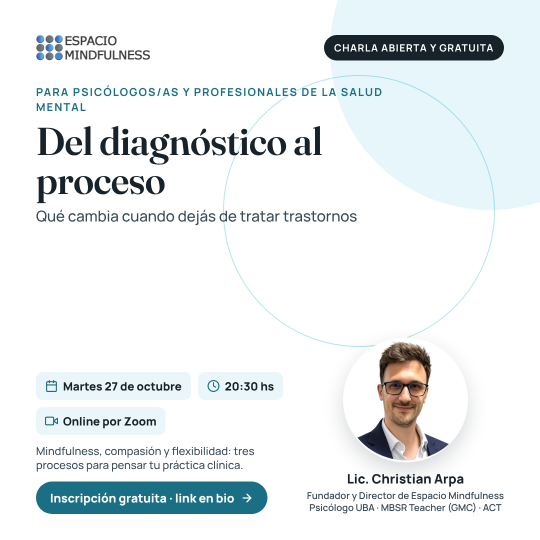
#> input picture contenido/originales/charla_27oct.png, 1080 x 1080 px, given in place of isotipo.png, which was not available (shown at 1/2 size)
$ python gen_correccion_cupo.py
#> lines starting #> are read from the running program, lines starting #| are printed output that depends on the picture; pictures that were not available may be replaced by others from this repository, and a replacement may not be noted
### disenio/marca.py
#!/usr/bin/env python3
"""Sistema de diseno de Espacio Mindfulness para las placas de Instagram.

Paleta muestreada del logo real (grilla 3x3 de esferas azul/gris sobre
fondo turquesa). Todo se dibuja a 1080x1350 (4:5), sin escalados intermedios.
"""
from pathlib import Path
from PIL import Image, ImageDraw, ImageFont, ImageFilter

W, H = 1080, 1350
MARGEN = 96

TURQUESA = (23, 144, 155)       # #17909B
TURQ_OSCURO = (16, 108, 118)    # sombra del turquesa, para degrades
TURQ_CLARO = (91, 191, 193)     # #5BBFC1
TURQ_PALIDO = (176, 226, 227)
AZUL = (14, 136, 196)           # #0E88C4  esferas azules -> accion
GRIS = (90, 103, 112)           # #5A6770  esferas grises -> cuerpo
GRIS_CLARO = (154, 166, 177)
GRIS_TITULO = (42, 52, 60)
CREMA = (245, 239, 230)         # #F5EFE6
CREMA_SUAVE = (222, 214, 201)
LINEA_CLARA = (223, 214, 202)
BLANCO = (255, 255, 255)
DORADO = (214, 168, 76)         # solo para las estrellas de las resenias

F = "C:/Windows/Fonts/"
SERIF_B, SERIF_I, SERIF, SANS, SANS_B = (
    "georgiab.ttf", "georgiai.ttf", "georgia.ttf", "calibri.ttf", "calibrib.ttf")

RAIZ = Path(r"C:/Users/chris/OneDrive/Desktop/IG ESP MIND IA/Instagram")
DESTINO = RAIZ / "contenido" / "originales"
FOTOS = Path(r"C:/Users/chris/OneDrive/Desktop/TRABAJO/MINDFULNESS/FOTOS/para publi")
ISOTIPO = Image.open(RAIZ / "contenido" / "marca" / "isotipo.png").convert("RGBA")


def fuente(nombre, tam):
    return ImageFont.truetype(F + nombre, tam)


# --- texto ----------------------------------------------------------------

def ancho(d, texto, fnt):
    return d.textbbox((0, 0), texto, font=fnt)[2]


def envolver(d, texto, fnt, max_ancho):
    palabras, lineas, actual = texto.split(), [], ""
    for p in palabras:
        prueba = f"{actual} {p}".strip()
        if ancho(d, prueba, fnt) <= max_ancho:
            actual = prueba
        else:
            if actual:
                lineas.append(actual)
            actual = p
    if actual:
        lineas.append(actual)
    return lineas


def alto_parrafo(d, texto, fnt, max_ancho, interlinea=1.42):
    return int(len(envolver(d, texto, fnt, max_ancho)) * fnt.size * interlinea)


def parrafo(d, texto, fnt, x, y, max_ancho, color, interlinea=1.42, centrado=False):
    lineas = envolver(d, texto, fnt, max_ancho)
    salto = int(fnt.size * interlinea)
    for i, linea in enumerate(lineas):
        px = x + (max_ancho - ancho(d, linea, fnt)) // 2 if centrado else x
        d.text((px, y + i * salto), linea, font=fnt, fill=color)
    return y + len(lineas) * salto


def espaciado(d, texto, fnt, x, y, color, sep=6, centrado_en=None):
    """Letter-spacing manual: Pillow no lo trae."""
    total = sum(ancho(d, c, fnt) + sep for c in texto) - sep
    px = x if centrado_en is None else (centrado_en - total) // 2
    for c in texto:
        d.text((px, y), c, font=fnt, fill=color)
        px += ancho(d, c, fnt) + sep
    return total


# --- elementos graficos ---------------------------------------------------

def circulos(img, color, especificaciones):
    capa = Image.new("RGBA", img.size, (0, 0, 0, 0))
    dc = ImageDraw.Draw(capa)
    for cx, cy, r, alfa in especificaciones:
        dc.ellipse([cx - r, cy - r, cx + r, cy + r], fill=color + (alfa,))
    img.alpha_composite(capa)


def poner_isotipo(img, centro_x, y, alto_px):
    iso = ISOTIPO.copy()
    iso = iso.resize((int(iso.width * alto_px / iso.height), alto_px), Image.LANCZOS)
    img.alpha_composite(iso, (centro_x - iso.width // 2, y))


def flecha(d, x, y, color, escala=1.0):
    s = 18 * escala
    d.polygon([(x, y - s / 2), (x + s * 0.85, y), (x, y + s / 2)], fill=color)


# [50 lines left out: functions estrellas, foto, velo, caja_translucida, not called in this run]


def ancho_estrellas(cantidad=5, tam=30, sep=10):
    return cantidad * (tam + sep) - sep


def pie(d, color=GRIS_CLARO):
    espaciado(d, "@espaciomindfulness", fuente(SANS, 30), 0, H - 78, color, sep=3, centrado_en=W)


def lienzo(fondo):
    return Image.new("RGBA", (W, H), fondo)


def guardar(placas, nombre_preview, cols=4):
    """Guarda los PNG en originales/ y arma una hoja de contacto para revisar."""
    DESTINO.mkdir(parents=True, exist_ok=True)
    for nombre, img in placas:
        img.save(DESTINO / nombre)
        print("  +", nombre, img.size)
    tw, th = 300, 375
    filas = (len(placas) + cols - 1) // cols
    hoja = Image.new("RGB", (cols * tw, filas * th), "white")
    for i, (_, img) in enumerate(placas):
        mini = img.copy()
        mini.thumbnail((tw - 8, th - 8))
        hoja.paste(mini, ((i % cols) * tw + 4, (i // cols) * th + 4))
    # Siempre al lado del generador: si se guarda relativo al cwd, la preview
    # cae en la raiz del repo cuando el script se corre desde afuera y uno
    # termina mirando la version vieja sin darse cuenta.
    salida = Path(__file__).resolve().parent / nombre_preview
    hoja.save(salida, quality=90)
    print("preview:", salida)

### disenio/piezas.py
#!/usr/bin/env python3
"""Piezas reutilizables de las placas de @espaciomindfulness.

Vive dentro del repo a proposito: la version anterior estaba en una carpeta
temporal y se perdio entera. Todo lo necesario para regenerar placas tiene
que estar aca.

Reglas de la marca que estan metidas en estas funciones:
  - Formato 1080x1350 (4:5), sin escalados intermedios.
  - Los fondos alternan turquesa y crema post a post: la grilla del perfil
    solo muestra la primera placa de cada publicacion, y si todas son del
    mismo color el perfil se ve plano.
  - El azul del logo se reserva para los botones. Si se usa en todos lados
    pierde fuerza.
  - Nunca precios: los montos van por WhatsApp (regla del cliente).
"""
from PIL import ImageDraw, ImageFilter
from marca import *


def cubierta(titulo, subtitulo, bajada, foto_nombre=None, foco_y=0.45, claro=False):
    """Portada de carrusel. claro=True la hace crema en vez de turquesa.

    Con foto el modo claro se ignora: la foto va con un velo oscuro encima,
    asi que el texto tiene que ser claro si o si. Dejarlo en oscuro lo volvia
    ilegible.
    """
    if foto_nombre:
        claro = False
    fondo = CREMA if claro else TURQUESA
    c_tit = GRIS_TITULO if claro else CREMA
    c_sub = TURQUESA if claro else TURQ_PALIDO
    c_linea = LINEA_CLARA if claro else CREMA_SUAVE
    c_bajada = GRIS if claro else CREMA_SUAVE
    c_acento = TURQUESA if claro else CREMA
    c_pie = GRIS_CLARO if claro else CREMA_SUAVE

    img = lienzo(fondo)
    if foto_nombre:
        img.paste(foto(foto_nombre, W, H, foco_y=foco_y)
                  .filter(ImageFilter.GaussianBlur(5)).convert("RGBA"), (0, 0))
        velo(img, (0, 0, W, H), TURQ_OSCURO, 228, 246)
    circulos(img, (23, 144, 155) if claro else (255, 255, 255),
             [(950, 180, 220, 13), (110, 1180, 260, 11)])
    poner_isotipo(img, W // 2, 132, 116)
    d = ImageDraw.Draw(img)

    util = W - 2 * MARGEN
    f_tit = fuente(SERIF_B, 92 if len(titulo) < 30 else 78)
    y = parrafo(d, titulo, f_tit, MARGEN, 360, util, c_tit, interlinea=1.18, centrado=True)
    y = parrafo(d, subtitulo, fuente(SERIF_I, 80), MARGEN, y + 12, util, c_sub,
                interlinea=1.18, centrado=True)
    d.line([(W // 2 - 90, y + 76), (W // 2 + 90, y + 76)], fill=c_linea, width=3)
    parrafo(d, bajada, fuente(SANS, 42), MARGEN + 40, y + 142, util - 80, c_bajada,
            interlinea=1.45, centrado=True)

    total = espaciado(d, "DESLIZÁ", fuente(SANS_B, 34), 0, H - 250, c_acento, sep=6,
                      centrado_en=W - 46)
    flecha(d, (W + total) // 2 - 6, H - 235, c_acento)
    pie(d, c_pie)
    return img.convert("RGB")


def punto(etiqueta, titulo, cuerpo, numero=None):
    """Placa interior de carrusel: numero grande o etiqueta, titulo y cuerpo."""
    img = lienzo(CREMA)
    circulos(img, (23, 144, 155), [(1000, 1230, 190, 13), (70, 140, 160, 10)])
    d = ImageDraw.Draw(img)

    if numero is not None:
        d.text((MARGEN - 12, 150), str(numero), font=fuente(SERIF_B, 260), fill=TURQUESA)
        arranque = 470
    else:
        espaciado(d, etiqueta, fuente(SANS_B, 32), MARGEN, 150, TURQUESA, sep=8)
        d.line([(MARGEN, 214), (MARGEN + 78, 214)], fill=AZUL, width=4)
        arranque = 290

    util = W - 2 * MARGEN - 16
    f_t, f_c = fuente(SERIF_B, 64), fuente(SANS, 45)
    alto = alto_parrafo(d, titulo, f_t, util, 1.24) + 58 + alto_parrafo(d, cuerpo, f_c, util, 1.48)
    y = arranque + max(0, (H - 210 - arranque - alto) // 2)
    y = parrafo(d, titulo, f_t, MARGEN, y, util, GRIS_TITULO, interlinea=1.24)
    parrafo(d, cuerpo, f_c, MARGEN, y + 58, util, GRIS, interlinea=1.48)
    pie(d)
    return img.convert("RGB")


def cierre_cta(titulo, cuerpo, boton, remate=None, claro=False):
    """Ultima placa del carrusel: la llamada a la accion."""
    fondo = CREMA if claro else TURQUESA
    c_tit = GRIS_TITULO if claro else CREMA
    c_linea = LINEA_CLARA if claro else TURQ_PALIDO
    c_cuerpo = GRIS if claro else CREMA_SUAVE
    c_pie = GRIS_CLARO if claro else CREMA_SUAVE

    img = lienzo(fondo)
    circulos(img, (23, 144, 155) if claro else (255, 255, 255),
             [(140, 230, 240, 11), (960, 1150, 230, 14)])
    poner_isotipo(img, W // 2, 130, 108)
    d = ImageDraw.Draw(img)

    util = W - 2 * MARGEN
    y = parrafo(d, titulo, fuente(SERIF_B, 74), MARGEN, 330, util, c_tit,
                interlinea=1.22, centrado=True)
    d.line([(W // 2 - 70, y + 54), (W // 2 + 70, y + 54)], fill=c_linea, width=3)
    y = parrafo(d, cuerpo, fuente(SANS, 44), MARGEN + 20, y + 124, util - 40, c_cuerpo,
                interlinea=1.50, centrado=True)

    caja_y = y + 100
    d.rounded_rectangle([MARGEN + 60, caja_y, W - MARGEN - 60, caja_y + 126], radius=18, fill=AZUL)
    espaciado(d, boton, fuente(SANS_B, 34 if len(boton) < 26 else 30), 0, caja_y + 44,
              (255, 255, 255), sep=4, centrado_en=W)
    if remate:
        espaciado(d, remate, fuente(SANS, 27), 0, caja_y + 176,
                  TURQUESA if claro else TURQ_PALIDO, sep=3, centrado_en=W)
    pie(d, c_pie)
    return img.convert("RGB")


# [26 lines left out: function frase, not called in this run]


def texto_suelto(etiqueta, titulo, cuerpo, remate=None, claro=True):
    """Placa de un solo golpe: etiqueta, titular grande y bajada."""
    fondo = CREMA if claro else TURQUESA
    c_tit = GRIS_TITULO if claro else CREMA
    c_etq = TURQUESA if claro else TURQ_PALIDO
    c_linea = LINEA_CLARA if claro else TURQ_PALIDO
    c_cuerpo = GRIS if claro else CREMA_SUAVE

    img = lienzo(fondo)
    circulos(img, (23, 144, 155) if claro else (255, 255, 255),
             [(980, 240, 240, 11), (90, 1180, 250, 12)])
    poner_isotipo(img, W // 2, 120, 100)
    d = ImageDraw.Draw(img)

    util = W - 2 * MARGEN - 16
    espaciado(d, etiqueta, fuente(SANS_B, 30), 0, 300, c_etq, sep=7, centrado_en=W)
    f_t = fuente(SERIF_B, 76 if len(titulo) < 44 else 64)
    y = parrafo(d, titulo, f_t, MARGEN, 372, util, c_tit, interlinea=1.22, centrado=True)
    d.line([(W // 2 - 70, y + 54), (W // 2 + 70, y + 54)], fill=c_linea, width=3)
    y = parrafo(d, cuerpo, fuente(SANS, 44), MARGEN + 10, y + 124, util - 20, c_cuerpo,
                interlinea=1.50, centrado=True)
    if remate:
        espaciado(d, remate, fuente(SANS_B, 28), 0, y + 70, c_etq, sep=5, centrado_en=W)
    pie(d, GRIS_CLARO if claro else CREMA_SUAVE)
    return img.convert("RGB")

### disenio/gen_correccion_cupo.py
#!/usr/bin/env python3
"""Correccion: la cohorte presencial del 16/10 se lleno antes de tiempo.

Cuatro publicaciones programadas vendian lugares que ya no existen. En vez de
borrarlas, se reconvierten: el cupo lleno se usa como prueba social y la
energia comercial se redirige a lo que SI tiene inscripcion abierta, que son
las dos formaciones profesionales de 2027.

  15/09  post26  anuncio de la cohorte  ->  cupo completo + que sigue
  29/09  post33  cierre de septiembre   ->  Instructorado 2027 (anuncio)
  13/10  post43  anuncio de la cohorte  ->  Instructorado 2027 (carrusel)
  15/10  post44  ultima llamada         ->  lista de espera + charla gratuita
  29/10  post51  Diplomado              ->  mismos datos, ahora correctos

Ademas se sacan las fotos de archivo de las portadas de post43 y post51: ya
hay bastantes placas con fotos de 2019 y conviene no estirar mas ese material.

Datos de las formaciones — FUENTE: las landings publicadas, chequeadas el
04/09/2026. El tablero del proyecto tenia varias desactualizadas.

  Instructorado 2027 — inicio sabado 10/04/2027. UN sabado al mes (segundos),
  de 10 a 14, de abril a diciembre. 9 modulos en 4 bloques. Hibrido: modulos
  1-5 en vivo por Zoom, 6-9 presenciales en Villa Urquiza. 300 hs certificadas.
  REQUISITO: haber completado el programa MBSR de 8 semanas.
  El certificado lo emite Espacio Mindfulness; el GMC acredita a Christian
  como MBSR Teacher, no al Instructorado. No confundir las dos cosas.

  Diplomado 2027 — inicio martes 13/04/2027. 9 encuentros de 4 h, un martes
  por mes de 10 a 14, 100% en vivo por Zoom, de abril a diciembre. Cierre
  presencial el sabado 18/12/2027 en Buenos Aires. 17 modulos en 5 bloques.
  Mindfulness clinico, ACT y Compasion bajo el marco de la Psicoterapia
  Basada en Procesos.
  Carga horaria: 250 hs, igual que la landing. Confirmado por Christian el
  04/09/2026. (El tablero interno dice 200: esa nota quedo vieja, no seguirla.)
"""
from piezas import *


# ── 15/09 · el cupo se lleno ──────────────────────────────────────────────
def p26_cupo_completo():
    return [
        ("post26_anuncio_1.png", cubierta(
            "Se llenó", "la presencial de octubre",
            "Gracias. Y esto es lo que sigue para quien quedó afuera.",
            claro=True)),
        ("post26_anuncio_2.png", punto(
            "QUÉ PASÓ", "La última cohorte del año completó sus lugares.",
            "Antes de lo previsto. No abrimos vacantes extra: el grupo "
            "reducido no es un detalle de folleto, es parte de cómo funciona "
            "el programa.")),
        ("post26_anuncio_3.png", punto(
            "SI TE QUEDASTE AFUERA", "Hay lista de espera.",
            "Si se libera un lugar avisamos por orden de anotación. Y si no, "
            "la próxima cohorte online arranca a principios del año que viene.")),
        ("post26_anuncio_4.png", punto(
            "MIENTRAS TANTO", "La charla gratuita sigue abierta.",
            "Cuarenta y cinco minutos: qué es el mindfulness, qué dice la "
            "evidencia y cómo funciona el MBSR por dentro. Sin costo y sin "
            "compromiso.")),
        ("post26_anuncio_5.png", cierre_cta(
            "Gracias por la confianza",
            "Escribinos y te ubicamos donde te sirva: lista de espera, "
            "cohorte online o la charla gratuita de este mes.",
            "ESCRIBINOS POR WHATSAPP", "PRÓXIMA ONLINE · PRINCIPIOS DE 2027",
            claro=True)),
    ]
#> in cubierta, `img = lienzo(fondo)`:
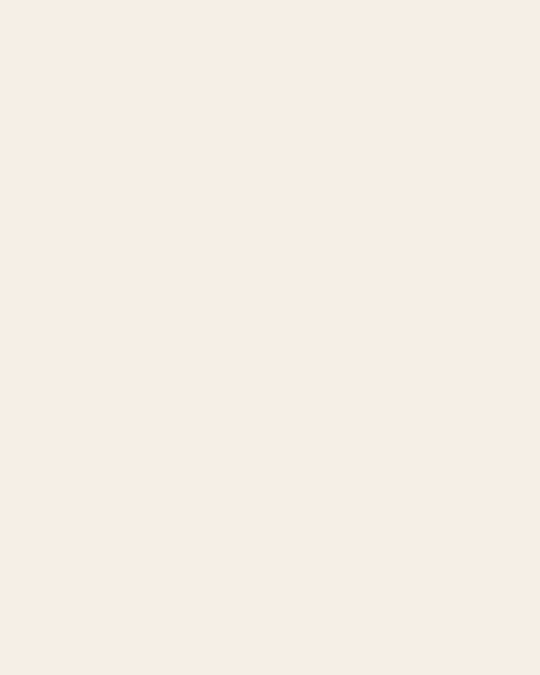
#> img: PIL image 1080x1350 RGBA (shown at 1/2 size); mean R, G, B, A 245, 239, 230, 255
#> in circulos, `img.alpha_composite(capa)`:
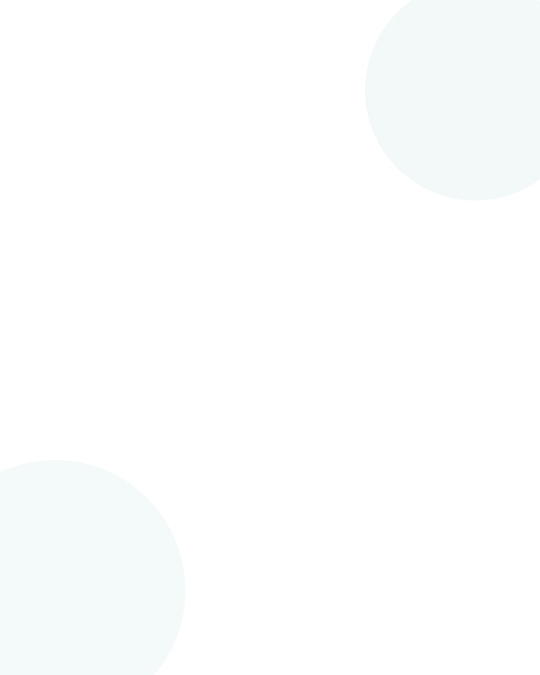
#> capa: PIL image 1080x1350 RGBA (shown at 1/2 size); mean R, G, B, A 4.2, 26.1, 28, 2.2; transparent parts drawn white
#> in poner_isotipo, `iso = iso.resize((int(iso.width * alto_px / iso.height), alto_px), Ima..`:
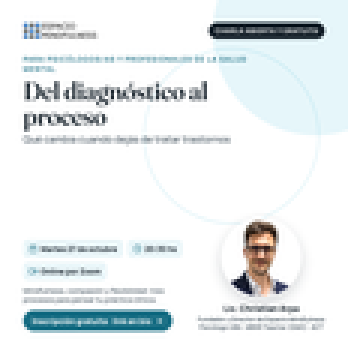
#> iso: PIL image 116x116 RGBA (shown 3 times larger); mean R, G, B, A 232.1, 236.9, 238.3, 255
#> in cubierta, `y = parrafo(d, titulo, f_tit, MARGEN, 360, util, c_tit, interlinea=1.1..`: y = 468
#> in cubierta, `y = parrafo(d, subtitulo, fuente(SERIF_I, 80), MARGEN, y + 12, util, c..`: y = 668
#> in cubierta, `total = espaciado(d, "DESLIZÁ", fuente(SANS_B, 34), 0, H - 250, c_acen..`: total = 180
#> in cubierta, `return img.convert("RGB")`:
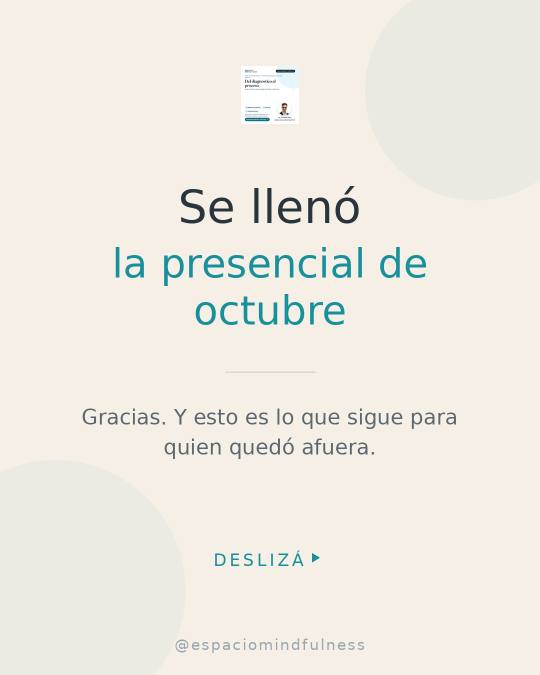
#> returned value: PIL image 1080x1350 RGB (shown at 1/2 size); mean R, G, B 238.4, 235.2, 227
#> in punto, `alto = alto_parrafo(d, titulo, f_t, util, 1.24) + 58 + alto_parrafo(d,..`: alto = 482
#> in punto, `y = arranque + max(0, (H - 210 - arranque - alto) // 2)`: y = 474
#> in punto, `y = parrafo(d, titulo, f_t, MARGEN, y, util, GRIS_TITULO, interlinea=1..`: y = 632
#> in punto, `return img.convert("RGB")`:
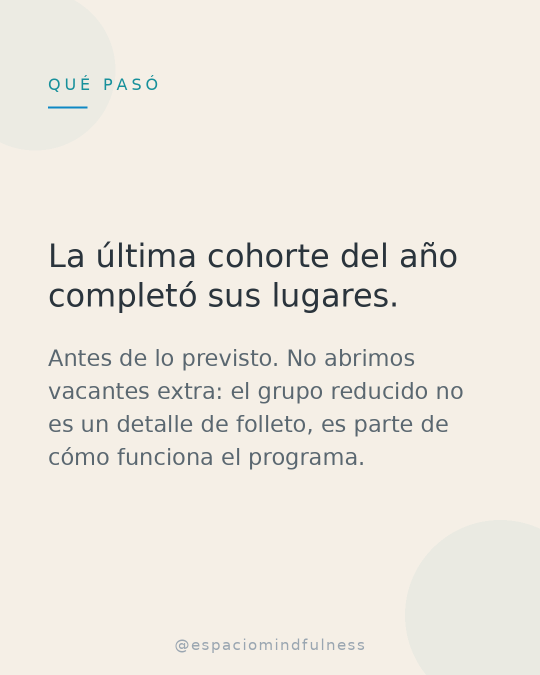
#> returned value: PIL image 1080x1350 RGB (shown at 1/2 size); mean R, G, B 238.4, 233.6, 225.3
#> (the rest of the program and of its run is left out)
